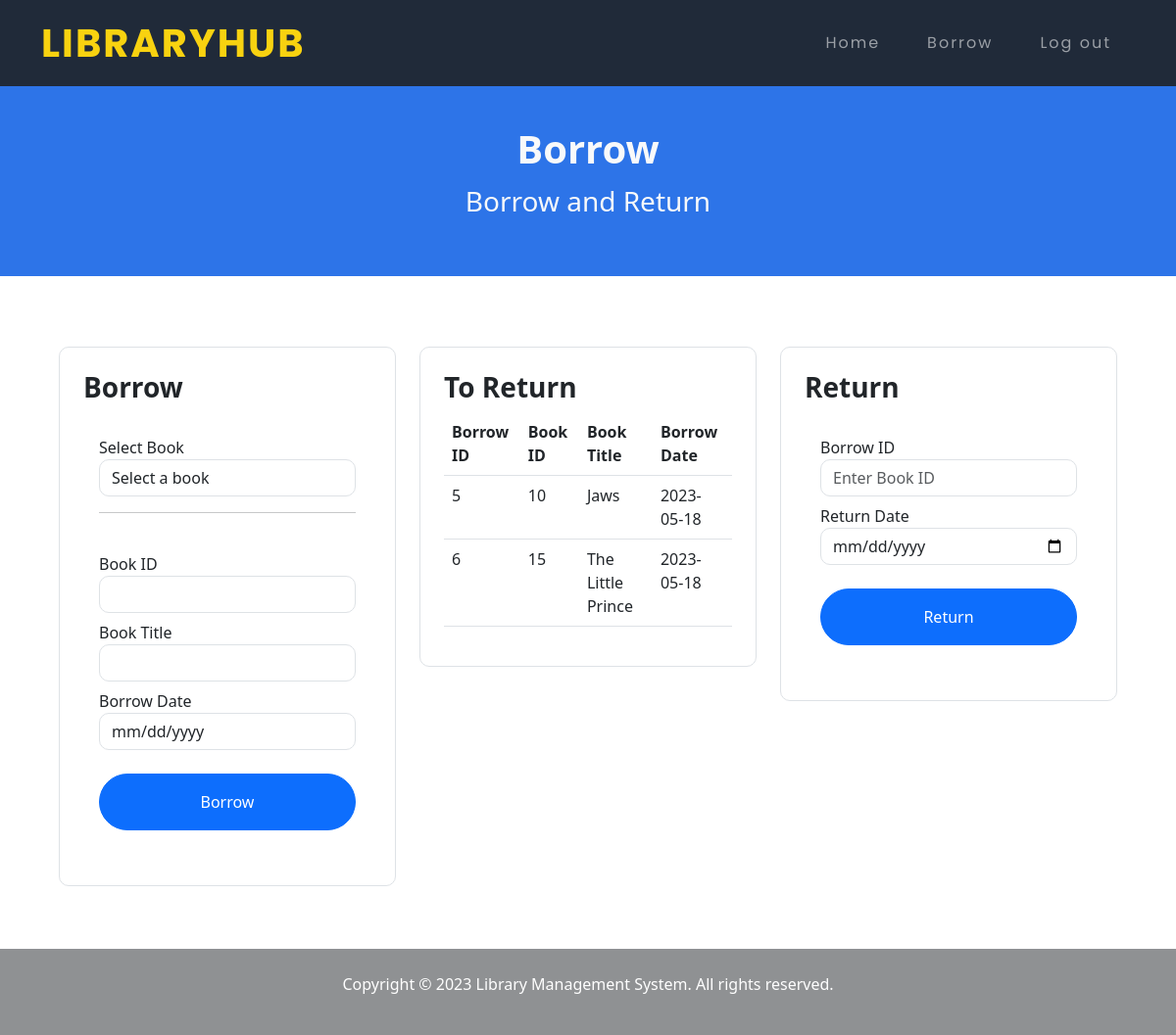
Page /borrow.php (signed in) on the committed database.
### tables this page shows
CREATE TABLE `borrow` (
  `borrowId` int(11) NOT NULL,
  `borrowDate` date DEFAULT NULL,
  `returnDate` date DEFAULT NULL,
  `accountId` int(11) NOT NULL,
  `bookId` int(11) NOT NULL,
  `isReturned` tinyint(1) NOT NULL DEFAULT 0
);

CREATE TABLE `books` (
  `bookId` int(11) NOT NULL,
  `bookTitle` varchar(50) NOT NULL,
  `author` varchar(50) NOT NULL,
  `publishDate` date NOT NULL,
  `synopsis` varchar(5000) DEFAULT NULL,
  `photo` varchar(255) DEFAULT NULL
);

### includes/functions.php (called while the page is built, shortened)
<?php
function check_login($con)
{
    if (isset($_SESSION['accountId'])){
        $id = $_SESSION['accountId'];
        $query = "SELECT * FROM accounts WHERE accountId = '$id' LIMIT 1";
        $result = mysqli_query($con, $query);
        if ($result && mysqli_num_rows($result) > 0)
        {
            $user_data = mysqli_fetch_assoc($result);
            return $user_data;
        }
    }
    exit;
}

### borrow.php (the view, shortened to what this page needs)
<?php
include("./includes/connection.php");
include("./includes/functions.php");
$bookId = NULL;
$bookTitle = NULL;
?>
<!DOCTYPE html>
<html lang="en">
<head>
    <link href="https://cdn.jsdelivr.net/npm/bootstrap@5.3.0-alpha3/dist/css/bootstrap.min.css" rel="stylesheet">
    <link rel="stylesheet" href="./css/style.css">
</head>
<body>
    <?php include './includes/navbar.php'; ?>
    <section class="text-light p-4 text-center d-flex justify-content-center borrow mb-5">
        <div class="container my-3">
            <h1 class="fw-bold">Borrow</h1>
            <p class="fs-3">Borrow and Return</p>
        </div>
    </section>
    <section class="container-fluid mt-5">
    <div class="row px-5 pb-3">
        <div class="col-md-4">
            <div class="container custom-container mt-4 mb-5 border p-4">
                <h3 class="fw-bold">Borrow</h3>
                <form class="container p-3 bg-white rounded-3 pt-4 mt-1" method="post">
                    <div class="form-group mb-2">
                        <label for="bookSelect">Select Book</label>
                        <select class="form-control custom-input" id="bookSelect" name="bookIdSelect" onchange="updateBookInfo()" required>
                            <option value="" selected disabled>Select a book</option>
                        </select>
                    </div>
                    <hr><br>
                        <div class="form-group mb-2">
                            <label for="bookId">Book ID</label>
                            <input type="text" class="form-control custom-input" id="bookId" name="bookIdSelect" value="<?php echo $bookId; ?>" readonly>
                        </div>
                        <div class="form-group mb-2">
                            <label for="bookTitle">Book Title</label>
                            <input type="text" class="form-control custom-input" id="bookTitle" value="<?php echo $bookTitle; ?>" readonly>
                        </div>
                        <div class="form-group mb-2">
                            <label for="borrowDate">Borrow Date</label>
                            <input type="date" class="form-control custom-input" id="borrowDate" name="borrowDate" readonly>
                        </div>
                        <div class="d-grid gap-2">
                            <input class="btn btn-primary p-3 my-3 rounded-5" type="submit" value="Borrow" name="borrowButton">
                        </div>
                    </form>
                </div>
            </div>
            <div class="col-md-4">
                <div class="container custom-container mt-4 mb-5 border p-4">
                    <h3 class="fw-bold">To Return</h3>
                    <div class="table-responsive-xxl">
                        <?php
                        $sql = "SELECT borrow.borrowId, borrow.bookId, borrow.borrowDate, borrow.returnDate, borrow.accountId, books.bookTitle
                        FROM borrow
                        INNER JOIN books ON borrow.bookId = books.bookId
                        WHERE borrow.accountId = '{$user_data['accountId']}'";
                        $result = mysqli_query($con, $sql);
                        if (mysqli_num_rows($result) > 0) {
                            echo "<table class='table table-hover'>
                                    <thead>
                                        <tr>
                                            <th>Borrow ID</th>
                                            <th>Book ID</th>
                                            <th>Book Title</th>
                                            <th>Borrow Date</th>
                                        </tr>
                                    </thead>
                                    <tbody>";
                            while ($row = mysqli_fetch_assoc($result)) {
                                if ($row['returnDate'] == NULL) {
                                    echo "<tr>";
                                    echo "<td>{$row['borrowId']}</td>";
                                    echo "<td>{$row['bookId']}</td>";
                                    echo "<td>{$row['bookTitle']}</td>";
                                    echo "<td>{$row['borrowDate']}</td>";
                                    echo "</tr>";
                                }
                            }
                            echo "</tbody></table>";
                        } else {
                            echo "<p>No borrow data available.</p>";
                        }
                        ?>
                    </div>
                </div>
            </div>
            <div class="col-md-4">
                <div class="container custom-container mt-4 mb-5 border p-4">
                    <h3 class="fw-bold">Return</h3>
                    <form class="container p-3 bg-white rounded-3 pt-4 mt-1" method="post">
                        <div class="form-group mb-2">
                            <label for="borrowId">Borrow ID</label>
                            <input type="text" class="form-control custom-input" id="borrowId" placeholder="Enter Book ID" name="borrowId">
                        </div>
                        <div class="form-group mb-2">
                            <label for="returnDate">Return Date</label>
                            <input type="date" class="form-control custom-input" id="returnDate" name="returnDate">
                        </div>
                        <div class="d-grid gap-2">
                            <input class="btn btn-primary p-3 my-3 rounded-5" type="submit" value="Return" name="returnButton">
                        </div>
                </div>
            </div>
        </div>
    </section>
    <?php include 'footer.php'; ?>
</body>
</html>

### css/style.css (style rules this page uses)
* { margin: 0; padding: 0; }
html { scroll-behavior: smooth; }
.welcome, .borrow, .back, .front { background-color: #2D74E8; }
.custom-container { max-width: 450px; border-radius: 10px; }
.custom-input { border-radius: 10px; }

### rows in the picture
borrow: borrowId "5", bookId "10", bookId.bookTitle "Jaws", borrowDate "2023-05-18"
borrow: borrowId "6", bookId "15", bookId.bookTitle "The Little Prince", borrowDate "2023-05-18"
